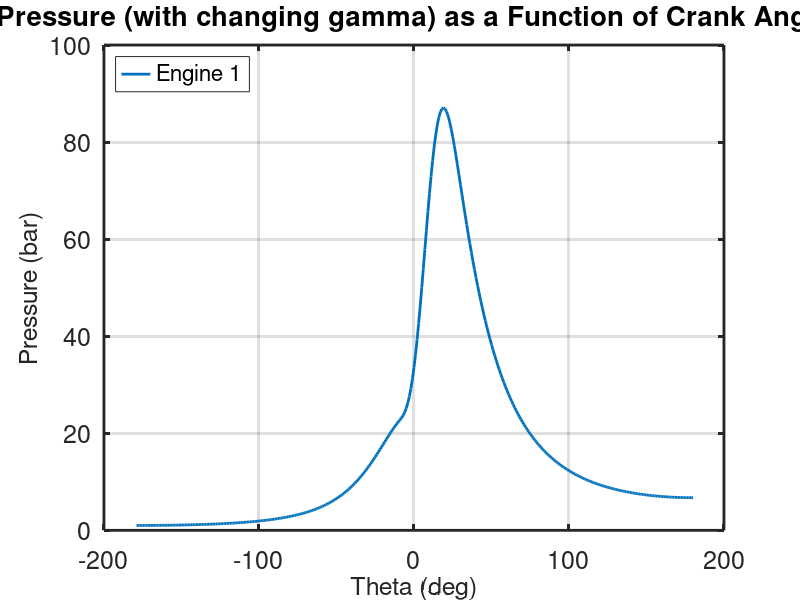
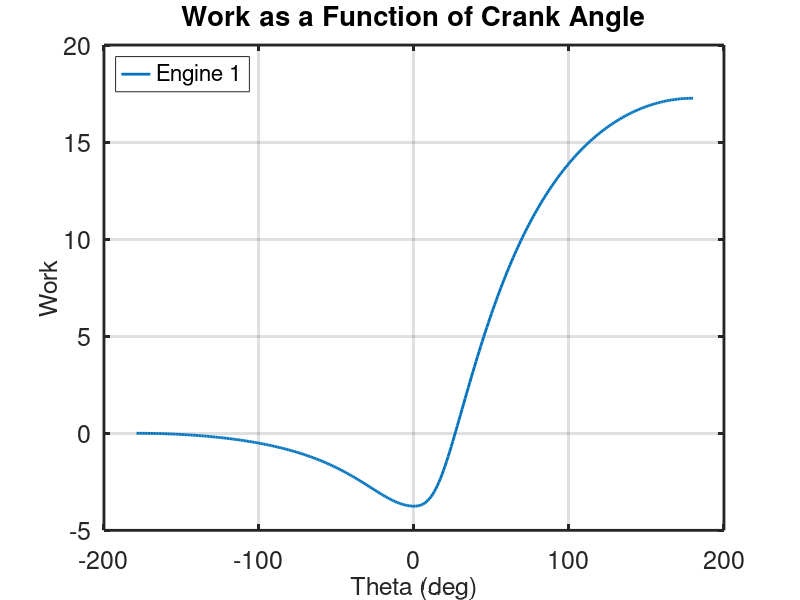
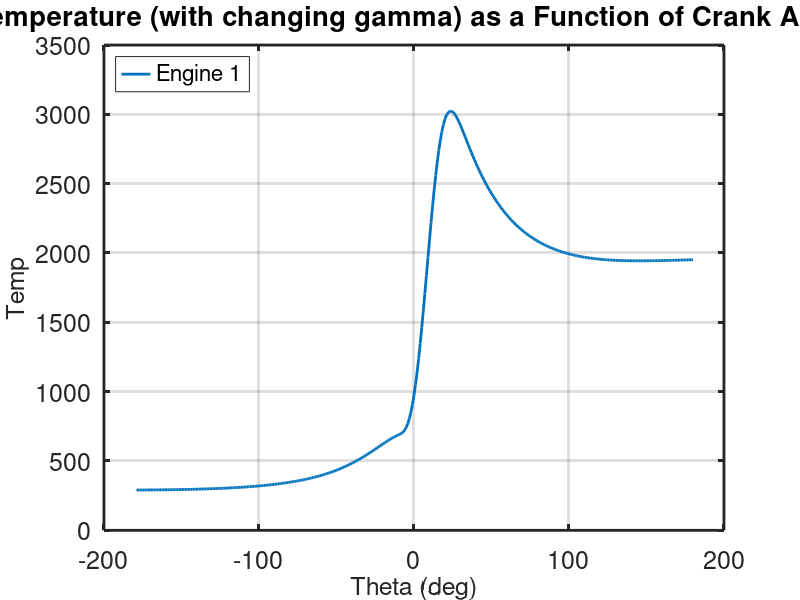
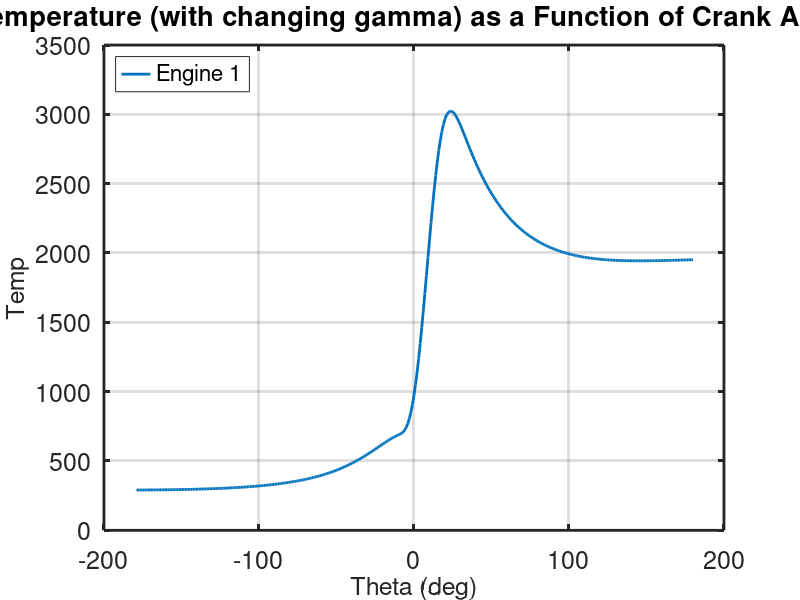

These figures' MATLAB source, in order:
function[v]=FiniteHeatRelease()
% Gas cycle heat release code for two engines
close all
% engine parameters 
clear();
%%
calc_gamma(300)
%%
thetas(1,1)= -10; % Engine1 start of heat release (deg)
thetas(2,1)= -10;   % Engine2 start of heat release (deg)
thetad(1,1) = 40; % Engine1 duration of heat release (deg)
thetad(2,1) = 10; % Engine2 duration of heat release (deg)

r=10;       %compression ratio
gamma= 1.4; %gas const
q= 34.385233793707900;      % dimensionless total heat release Qin/P1V1 

a= 5;  %weibe parameter a 
n= 3; %weibe exponent n

step=1;      % crankangle interval for calculation/plot
NN=360/step; % number of data points

% initialize the results data structure
save.theta=zeros(NN,1); % crankangle
save.vol=zeros(NN,1);   % volume 
save.press=zeros(NN,2) % pressure 
save.work=zeros(NN,2);  % work
save.temp = zeros(NN,2);


pinit(1) = 1; % Engine 1 initial dimensionless pressure P/P1
pinit(2) = 1; % Engine 2 initial dimensionless pressure P/P1 
ma = 3.335683867042752e-04
n_constant = ma/(1000*28.97);
r_constant = 8.314;
stroke = 6.4100000000000; %cm
bore = 7.051000000000001; %cm
bore = 1.1 * stroke
crank_rad = stroke/2; %cm
crank_l = 3.5 * crank_rad; %cm
Vc = (1500/6)/9
%%
i = 1
for theta = -180:1:180
    s(i) = crank_rad * cos(theta*pi/180) + sqrt(crank_l^2 + (crank_rad^2) * (sin(theta*pi/180))^2); 
    v(i) = (Vc + (crank_l + crank_rad - s(i))*(pi*bore(1)^2)/4)/1e6;
    i = i + 1;
end

% for loop for engine1 and engine2
for j=1:2
theta = -180;          %initial crankangle
thetae = theta + step; %final crankangle in step
fy(1) = pinit(j); % assign initial pressure to working vector
fy(2) =0.;        % reset work vector 

  % for loop for pressure and work calculation
  for i=1:NN,
    [fy, vol] = integrate(theta,thetae,fy);
    
    % reset to next interval
    theta = thetae;
    thetae = theta+step;
    % copy results to output vectors
    save.theta(i)=theta;
    save.vol(i)=vol;
    save.press(i,j)=fy(1);
    save.work(i,j)=fy(2);
    %save.temp(i,j) = save.press(i,j) * v(i)/(n_constant * r_constant);
    P = 1e5 * save.press(i,j);
    R = 287.058;
    rho(i) = ma/(v(i));
    save.temp(i,j) = P/(R*rho(i));
    gamma = calc_gamma(save.temp(i,j));
    g(i) = gamma;
    
  end %end of pressure and work iteration loop
end %end of engine iteration loop

[pmax1, id_max1] = max(save.press(:,1)); %Engine 1 max pressure
[pmax2, id_max2] = max(save.press(:,2)); %Engine 2 max pressure
thmax1=save.theta(id_max1);%Engine 1 crank angle
thmax2=save.theta(id_max2);%Engine 2 crank angle

w1=save.work(NN,1);
w2=save.work(NN,2);
eta1= w1/q; % thermal efficiency
eta2= w2/q; 
imep1 = eta1*q*(r/(r -1)); %imep
imep2 = eta2*q*(r/(r -1));
eta_rat1 = eta1/(1-r^(1-gamma)); 
eta_rat2 = eta2/(1-r^(1-gamma));

% output overall results
fprintf('                  Engine 1           \n');
fprintf(' Theta_start       %5.2f              \n', thetas(1,1));
fprintf(' Theta_dur          %5.2f                \n', thetad(1,1));
fprintf(' P_max/P_1           %5.2f              \n', pmax1);
fprintf(' Theta_max       %7.1f             \n',thmax1);
fprintf(' Net Work/P1V1   %7.2f             \n', w1);
fprintf(' Efficiency         %5.3f               \n', eta1);
fprintf(' Eff. Ratio         %5.3f              \n', eta_rat1 );
fprintf(' Imep/P1            %5.2f                \n', imep1);

%plot results

%set(gcf,'Units','pixels','Position', [50,50,1200,600]);
%subplot(1,2,1);
plot(save.theta,save.press(:,1),'linewidth',2 )
set(gca, 'fontsize', 18,'linewidth',2);
%grid
legend('Engine 1','Location','NorthWest')
xlabel('Theta (deg)','fontsize', 18)
ylabel('Pressure (bar)','fontsize', 18)
title('Pressure (with changing gamma) as a Function of Crank Angle')
grid
print -deps2 heatrelpressure

figure();
%subplot(1,2,2);
plot(save.theta,save.work(:,1),'-', 'linewidth',2)
set(gca, 'fontsize', 18,'linewidth',2);
%grid
legend('Engine 1', 'Location','NorthWest')
xlabel('Theta (deg)','fontsize', 18)
ylabel('Work','fontsize', 18)
title('Work as a Function of Crank Angle')
grid

figure();
%subplot(1,2,2);
plot(save.theta,save.temp(:,1),'-', 'linewidth',2)
set(gca, 'fontsize', 18,'linewidth',2);
%grid
legend('Engine 1', 'Location','NorthWest')
xlabel('Theta (deg)','fontsize', 18)
ylabel('Temp','fontsize', 18)
title('Temperature (with changing gamma) as a Function of Crank Angle')
grid

figure();
%subplot(1,2,2);
plot(save.theta,save.temp(:,1),'-', 'linewidth',2)
set(gca, 'fontsize', 18,'linewidth',2);
%grid
legend('Engine 1', 'Location','NorthWest')
xlabel('Theta (deg)','fontsize', 18)
ylabel('Temp','fontsize', 18)
title('Temperature (with changing gamma) as a Function of Crank Angle')
grid

figure();
%subplot(1,2,2);
plot(save.theta,g,'-', 'linewidth',2)
set(gca, 'fontsize', 18,'linewidth',2);
%grid
%legend('Engine 1', 'Location','NorthWest')
xlabel('Theta (deg)','fontsize', 18)
ylabel('Temp','fontsize', 18)
title('Gamma as a Function of Crank Angle')
grid


function[fy,vol] = integrate(theta,thetae,fy)
%  ode23 integration of the pressure differential equation 
%  from theta to thetae with current values of fy as initial conditions
[tt, yy] = ode23(@rates, [theta thetae], fy);
%put last element of yy into fy vector
 for k=1:2
  fy(k) = yy(length(tt),k);
 end
%pressure differential equation
    function [yprime] = rates(theta,fy) 
    vol=(1.+ (r -1)/2.*(1-cosd(theta)))/r;
    dvol=(r - 1)/2.*sind(theta)/r*pi/180.; %dvol/dtheta
    dx=0.; %set heat release to zero
        if(theta > thetas(j)) % then heat release dx  > 0
        dum1=(theta -thetas(j))/thetad(j);
        x=1.- exp(-(a*dum1^n));
        dx=(1-x)*a*n*dum1^(n-1)/thetad(j); %dx/dthetha
        end  
     term1= -gamma*fy(1)*dvol/vol;
     term2= (gamma-1)*q*dx/vol;
     yprime(1,1)= term1 + term2;
     yprime(2,1)= fy(1)*dvol;    
    end %end of function rates
end  %end of function integrate2


function [gamma] =  calc_gamma(temp)
    N2_high = [.2896e1, .15155e-2, -.57235e-6, .99807e-10, -.652e-14];
    N2_low = [.3675e1, -.12082e-2, .23240e-5, -.6322e-9, -.2258e-12];
    O2_high = [.362e1, .7362e-3, -.1965e-6, .362e-10, -.2895e-14];
    O2_low = [.36256e1, -.18782e-2, .70555e-5, -.6764e-8, .21556e-11];

    if (temp>1000)
        N = N2_high;
        O = O2_high;
    else
        N = N2_low;
        O = O2_low;
    end    
    
    cp_n = temp_to_gamma(N, temp);
    cp_o = temp_to_gamma(O,temp);
    
    cp = .2095 * cp_o + .7905 * cp_n;
    R = .287;
    cp = cp*R;
    cv = cp - R;
    function [cp] = temp_to_gamma(a, temp)
        cp =  a(1) + a(2)*temp + a(3)*temp^2 + a(4)*temp^3 + a(5) * temp^4;
    end
    gamma = cp/cv;

end
end % heat_release_weibe2

